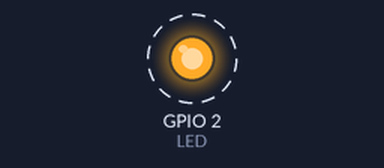
Bench run of a sketch on a simulated ESP32. Shown: output pins drawn as LEDs (lit = HIGH). Dashed ring = blinking. WiFi joins after 1.5 s; servers stay silent unless stated; what the sketch prints to the serial monitor is not drawn.

Above: at 2.0 s.
Timing chart, 0 to 6.1 s (numbered marks = the images above):
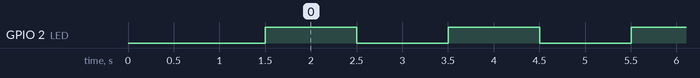

The sketch:

CLASS_29.ino
```cpp
#include <WiFi.h>
#include <ESPmDNS.h>
#include <WiFiUdp.h>
#include <ArduinoOTA.h>

#define LED 2 //before OTA
// #define LED 4 //for OTA

const char* ssid = "ssid";
const char* password = "password";

void setup() {
  Serial.begin(115200);
  pinMode(LED,OUTPUT);

  Serial.println("Booting");
  WiFi.mode(WIFI_STA);
  WiFi.begin(ssid, password);
  while (WiFi.waitForConnectResult() != WL_CONNECTED) {
    Serial.println("Connection Failed! Rebooting...");
    delay(5000);
    ESP.restart();
  }

  // Port defaults to 3232
  // ArduinoOTA.setPort(3232);

  // Hostname defaults to esp3232-[MAC]
  // ArduinoOTA.setHostname("myesp32");

  // No authentication by default
  ArduinoOTA.setPassword("admin");

  // Password can be set with it's md5 value as well
  // MD5(admin) = 21232f297a57a5a743894a0e4a801fc3
  // ArduinoOTA.setPasswordHash("21232f297a57a5a743894a0e4a801fc3");

  ArduinoOTA
    .onStart([]() {
      String type;
      if (ArduinoOTA.getCommand() == U_FLASH)
        type = "sketch";
      else // U_SPIFFS
        type = "filesystem";

      // NOTE: if updating SPIFFS this would be the place to unmount SPIFFS using SPIFFS.end()
      Serial.println("Start updating " + type);
    })
    .onEnd([]() {
      Serial.println("\nEnd");
    })
    .onProgress([](unsigned int progress, unsigned int total) {
      Serial.printf("Progress: %u%%\r", (progress / (total / 100)));
    })
    .onError([](ota_error_t error) {
      Serial.printf("Error[%u]: ", error);
      if (error == OTA_AUTH_ERROR) Serial.println("Auth Failed");
      else if (error == OTA_BEGIN_ERROR) Serial.println("Begin Failed");
      else if (error == OTA_CONNECT_ERROR) Serial.println("Connect Failed");
      else if (error == OTA_RECEIVE_ERROR) Serial.println("Receive Failed");
      else if (error == OTA_END_ERROR) Serial.println("End Failed");
    });

  ArduinoOTA.begin();

  Serial.println("Ready");
  Serial.print("IP address: ");
  Serial.println(WiFi.localIP());
}

void loop() {
  ArduinoOTA.handle();
  digitalWrite(LED,HIGH);
  delay(1000);
  digitalWrite(LED,LOW);
  delay(1000);
}
```

Measured:
- by itself, GPIO 2 (LED): alternates HIGH for 1.0 s and LOW for 1.0 s
